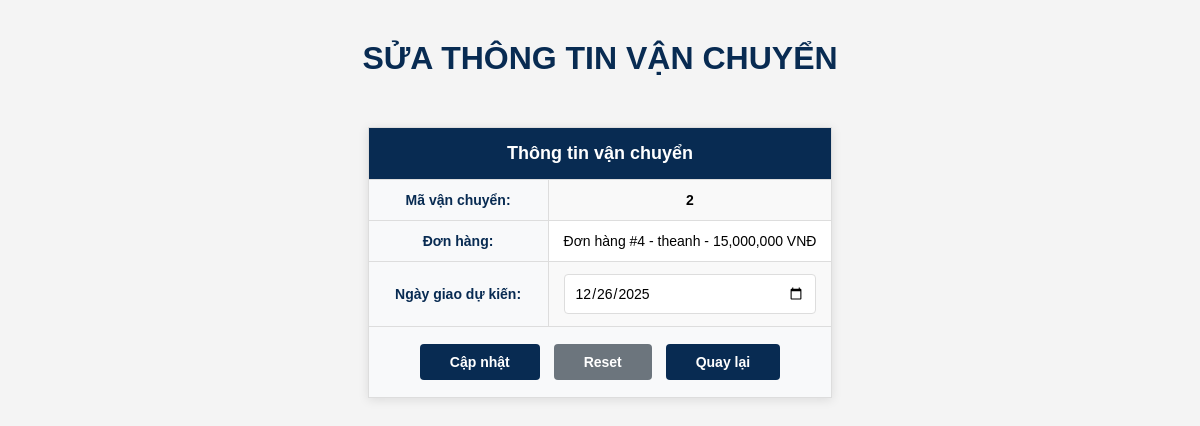
Before: /vanchuyen/vanchuyen_edit.php?mavc=2 (signed in) with the older database file.
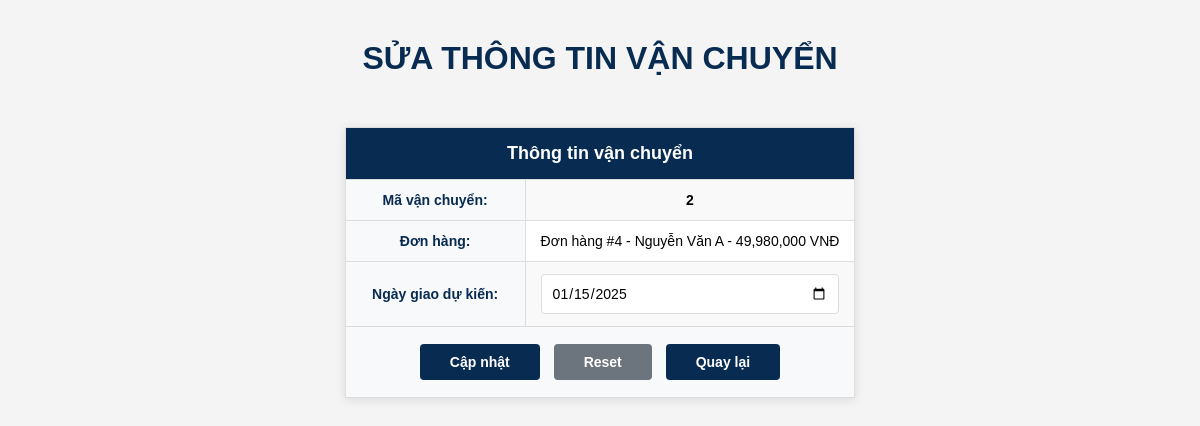
After: the same page with the newer database file.
### tables this page shows
CREATE TABLE vanchuyen (
  mavc INT AUTO_INCREMENT PRIMARY KEY,
  madh INT NOT NULL,
  makh INT NOT NULL,
  ngaygiao DATE NOT NULL,
  FOREIGN KEY (madh) REFERENCES donhang(madh) ON DELETE CASCADE,
  FOREIGN KEY (makh) REFERENCES khachhang(makh) ON DELETE CASCADE
);

CREATE TABLE khachhang (
  makh INT PRIMARY KEY,
  tenkh VARCHAR(50) NOT NULL,
  diachi VARCHAR(50),
  sdt VARCHAR(30),
  FOREIGN KEY (makh) REFERENCES taikhoan(matk) ON DELETE CASCADE
);

CREATE TABLE donhang (
  madh INT AUTO_INCREMENT PRIMARY KEY,
  makh INT NOT NULL,
  ngaydat DATE NOT NULL,
  manv INT NOT NULL,
  trigia DOUBLE NOT NULL,
  FOREIGN KEY (makh) REFERENCES khachhang(makh) ON DELETE CASCADE,
  FOREIGN KEY (manv) REFERENCES nhanvien(manv) ON DELETE CASCADE
);

### vanchuyen/vanchuyen_edit.php (the view, shortened to what this page needs)
<!DOCTYPE html>
<html lang="vi">
<head>
    <link rel="stylesheet" href="../css/nv.css">
</head>
<body>
    <h1 align="center">SỬA THÔNG TIN VẬN CHUYỂN</h1>
    <?php
        $db = new DB();
        $conn = $db->getConnection() or die("Không thể kết nối database");
        mysqli_set_charset($conn, "utf8");
        $mavc = isset($_REQUEST["mavc"]) ? $_REQUEST["mavc"] : "";
        $sql_select = "SELECT vc.mavc, vc.madh, vc.makh, vc.ngaygiao,
                              kh.tenkh, dh.trigia
                       FROM vanchuyen vc
                       JOIN khachhang kh ON vc.makh = kh.makh
                       JOIN donhang dh ON vc.madh = dh.madh
                       WHERE vc.mavc = '$mavc'";
        $result = mysqli_query($conn, $sql_select);
        $row = mysqli_fetch_object($result);
    ?>
    <form action="vanchuyen_edit_save.php" method="post">
        <table border="1" align="center">
            <tr>
                <td colspan="2" align="center">Thông tin vận chuyển</td>
            </tr>
            <tr>
                <td>Mã vận chuyển:</td>
                <td><strong><?php echo $row->mavc; ?></strong></td>
            </tr>
            <tr>
                <td>Đơn hàng:</td>
                <td>Đơn hàng #<?php echo $row->madh; ?> - <?php echo $row->tenkh; ?> - <?php echo number_format($row->trigia); ?> VNĐ</td>
            </tr>
            <tr>
                <td>Ngày giao dự kiến:</td>
                <td>
                    <input type="date" name="ngaygiao" value="<?php echo $row->ngaygiao; ?>" required>
                </td>
            </tr>
            <tr>
                <td colspan="2" align="center">
                    <input type="submit" value="Cập nhật">
                    <input type="reset" value="Reset">
                    <input type="button" value="Quay lại" onclick="window.location.href='vanchuyen.php'">
                </td>
            </tr>
        </table>
    </form>
</body>
</html>

Changed rows visible on the page:
changed vanchuyen id 2: makh.tenkh "theanh" → "Nguyễn Văn A"; madh.trigia "15,000,000" → "49,980,000"; ngaygiao "12/26/2025" → "01/15/2025"
